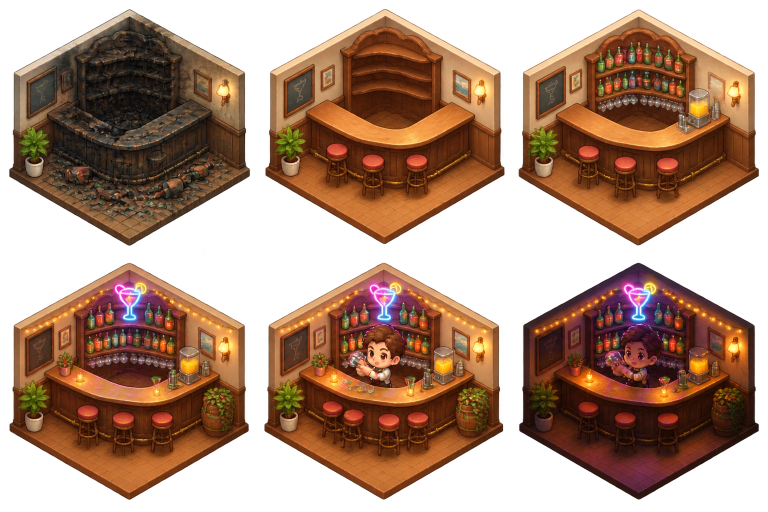
#> input picture art-src/area_bar.png, 1536 x 1024 px, given in place of items_bread.png, which was not available (shown at 1/2 size)
$ python pack_art.py
#> lines starting #> are read from the running program, lines starting #| are printed output that depends on the picture; after the words box and inside, x2 and y2 are one past the last pixel; in counts of white or black regions, pixels touching at a corner belong together
"""把 art-src/ 里的雪碧图整理进工程：缩放、256 色量化压缩、按网格算出每格的紧贴矩形，
写到 assets/resources/art/（12 张 png + atlas.json）。

用法：python tools/pack_art.py   （需要 Pillow：pip install pillow）
换图：把新的雪碧图按同名放进 art-src/，格数和顺序见下面 SHEETS，再跑一次即可；
      改完后在编辑器里刷新资源（或 GET http://127.0.0.1:7457/refresh）。

雪碧图约定（gpt-image-2 出图时的提示词也是这么写的）：
  物品链  items_*        4 列 × 2 行，顺序 = 1~7 级 + 生成器，透明底
  区域    area_*         3 列 × 2 行，顺序 = 装修状态 0~5（多出来的格子不用）
  剧情角色 chars_story    2 × 2，顺序见 SHEETS
  顾客    chars_customers 3 × 2，顺序要和 GameConfig.ORDER.customers 一致
  UI      ui_panels 3 × 2（面板/卡片/木托盘/空格/按钮底/纸面板，运行时九宫格拉伸）；ui_icons 4 × 2；bg_wallpaper 整张
"""
import json
import os
from PIL import Image

HERE = os.path.dirname(os.path.abspath(__file__))
SRC = os.path.join(HERE, "..", "art-src")
DST = os.path.join(HERE, "..", "assets", "resources", "art")
os.makedirs(DST, exist_ok=True)

# name -> (cols, rows, scale, keys in reading order)
LEVELS = ["1", "2", "3", "4", "5", "6", "7", "gen"]
STATES = ["0", "1", "2", "3", "4", "5"]
SHEETS = {
    "items_bread": (4, 2, 0.5, LEVELS),
    "items_drink": (4, 2, 0.5, LEVELS),
    "items_veg": (4, 2, 0.5, LEVELS),
    "items_meat": (4, 2, 0.5, LEVELS),
    "items_dessert": (4, 2, 0.5, LEVELS),
    "items_coffee": (4, 2, 0.5, LEVELS),
    "area_facade": (3, 2, 0.75, STATES),
    "area_hall": (3, 2, 0.75, STATES),
    "area_kitchen": (3, 2, 0.75, STATES),
    "area_bar": (3, 2, 0.75, STATES),
    "area_garden": (3, 2, 0.75, STATES),
    # 第二章
    "area_terrace": (3, 2, 0.75, STATES),
    "area_coffee": (3, 2, 0.75, STATES),
    "area_kids": (3, 2, 0.75, STATES),
    "area_delivery": (3, 2, 0.75, STATES),
    "area_room": (3, 2, 0.75, STATES),
    "chars_story": (2, 2, 0.5, ["小美", "隔壁老王", "工人师傅", "美食博主"]),
    "chars_customers": (3, 2, 0.5, ["阿强", "王阿姨", "李老板", "豆豆", "张教授", "外卖小哥"]),
    # UI：九宫格面板 3×2、图标 4×2、整张壁纸 1×1
    "ui_panels": (3, 2, 0.6, ["panel", "card", "tray", "slot", "button", "paper"]),
    "ui_icons": (4, 2, 0.5, ["coin", "energy", "star", "lock", "check", "tools", "heart", "arrow"]),
    "bg_wallpaper": (1, 1, 0.75, ["bg"]),
}

atlas = {"sheets": {}}
total = 0
for name, (cols, rows, scale, keys) in SHEETS.items():
    im = Image.open(os.path.join(SRC, name + ".png")).convert("RGBA")
#> im is the input picture: PIL image 1536x1024 RGBA; mean R, G, B, A 114.5, 70.7, 43.2, 153.6
    if scale != 1:
        im = im.resize((round(im.width * scale), round(im.height * scale)), Image.LANCZOS)
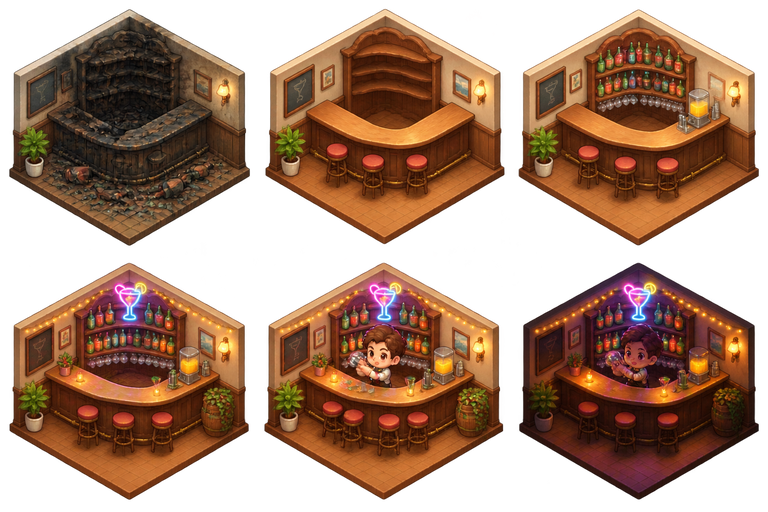
#> im: PIL image 768x512 RGBA; mean R, G, B, A 76.6, 45.3, 26.7, 153.6; transparent parts drawn white
    W, H = im.size
#> W = 768; H = 512
    cw, ch = W / cols, H / rows
#> cw = 192; ch = 256
    alpha = im.getchannel("A").point(lambda a: 255 if a > 24 else 0)
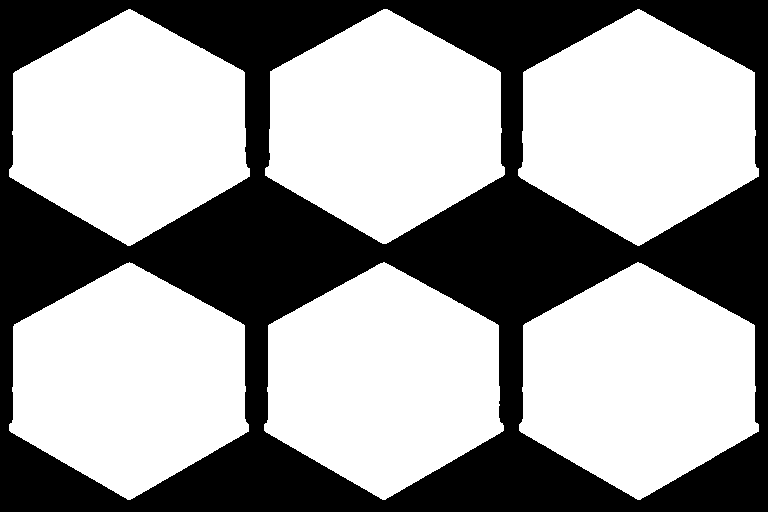
#> alpha: PIL image 768x512 L; 61.4% white; 1 black region, box (x1, y1, x2, y2) and area: (0, 0, 768, 512) 151924
    frames = {}
    for i, key in enumerate(keys):
        cx, cy = i % cols, i // cols
        x0, y0 = round(cx * cw), round(cy * ch)
        x1, y1 = round((cx + 1) * cw), round((cy + 1) * ch)
        bbox = alpha.crop((x0, y0, x1, y1)).getbbox()
        if not bbox:
            print(f"  ! {name}[{key}] 空格子")
            continue
        pad = 2
        bx0 = max(x0, x0 + bbox[0] - pad)
        by0 = max(y0, y0 + bbox[1] - pad)
        bx1 = min(x1, x0 + bbox[2] + pad)
        by1 = min(y1, y0 + bbox[3] + pad)
        frames[key] = [bx0, by0, bx1 - bx0, by1 - by0]
#> this loop made 8 passes
#> (bbox, bx0, by0, bx1, by1) on passes 1 to 8: ((9, 9, 192, 246), 7, 7, 192, 248), ((0, 9, 192, 244), 192, 7, 384, 246), ((0, 9, 192, 244), 384, 7, 576, 246), ((0, 9, 183, 246), 576, 7, 761, 248), ((9, 6, 192, 244), 7, 260, 192, 502), ((0, 6, 192, 244), 192, 260, 384, 502), ((0, 6, 192, 244), 384, 260, 576, 502), ((0, 6, 183, 244), 576, 260, 761, 502)
#> after the loop, frames = {'1': [7, 7, 185, 241], '2': [192, 7, 192, 239], '3': [384, 7, 192, 239], '4': [576, 7, 185, 241], '5': [7, 260, 185, 242], '6': [192, 260, 192, 242], '7': [384, 260, 192, 242], 'gen': [576, 260, 185, 242]}
    # 量化成 256 色调色板 PNG，体积降 60-70%，透明保留
    q = im.quantize(colors=256, method=Image.Quantize.FASTOCTREE, dither=Image.Dither.FLOYDSTEINBERG)
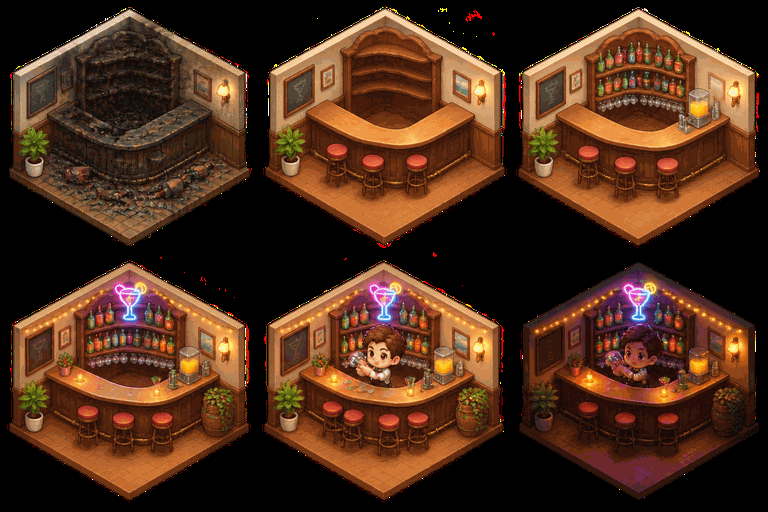
#> q: PIL image 768x512 P; mean R, G, B 76.3, 45, 26.4
    out = os.path.join(DST, name + ".png")
    q.save(out, optimize=True)
    size = os.path.getsize(out)
    total += size
    atlas["sheets"][name] = {"w": W, "h": H, "frames": frames}
    print(f"{name}: {W}x{H} {len(frames)} 格 {size / 1024:.0f} KB")
#| items_bread: 768x512 8 格 115 KB
#> pass 2 of the loop `for name, (cols, rows, scale, keys) in SHEETS.items():`:
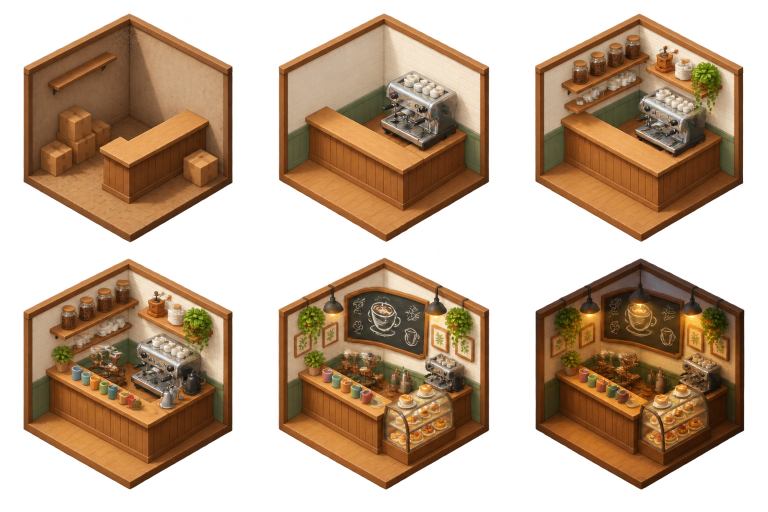
#> input picture art-src/area_coffee.png, 1536 x 1024 px, given in place of items_drink.png, which was not available (shown at 1/2 size)
#> im is the input picture: PIL image 1536x1024 RGBA; mean R, G, B, A 121.9, 81.8, 46.8, 140
#> im: PIL image 768x512 RGBA
#> `alpha = im.getchannel("A").point(lambda a: 255 if a > 24 else 0)`:
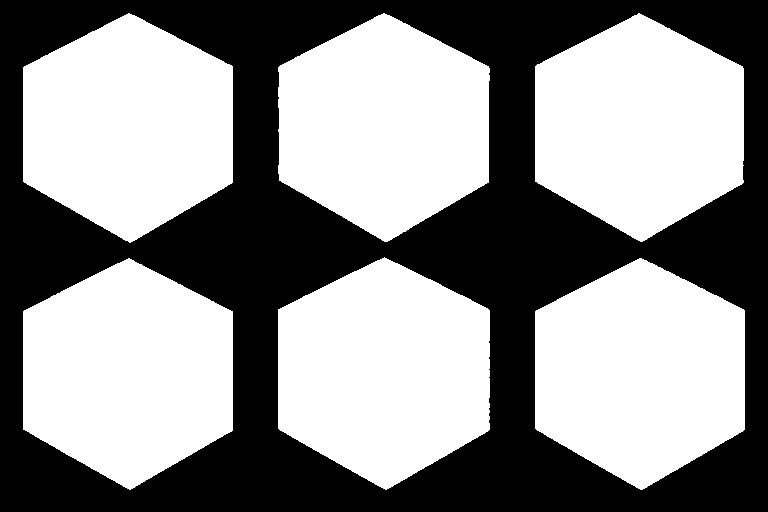
#> alpha: PIL image 768x512 L; 56% white; 1 black region, box (x1, y1, x2, y2) and area: (0, 0, 768, 512) 173114
#> the loop `for i, key in enumerate(keys):` made 8 passes
#> (bbox, bx0, by0, bx1, by1) on passes 1 to 8: ((23, 13, 192, 243), 21, 11, 192, 245), ((0, 13, 192, 241), 192, 11, 384, 243), ((0, 13, 192, 242), 384, 11, 576, 244), ((0, 13, 168, 242), 576, 11, 746, 244), ((23, 2, 192, 234), 21, 256, 192, 492), ((0, 2, 192, 233), 192, 256, 384, 491), ((0, 1, 192, 234), 384, 256, 576, 492), ((0, 2, 169, 234), 576, 256, 747, 492)
#> after the loop `for i, key in enumerate(keys):`: frames = {'1': [21, 11, 171, 234], '2': [192, 11, 192, 232], '3': [384, 11, 192, 233], '4': [576, 11, 170, 233], '5': [21, 256, 171, 236], '6': [192, 256, 192, 235], '7': [384, 256, 192, 236], 'gen': [576, 256, 171, 236]}
#> `q = im.quantize(colors=256, method=Image.Quantize.FASTOCTREE, dither=I..`:
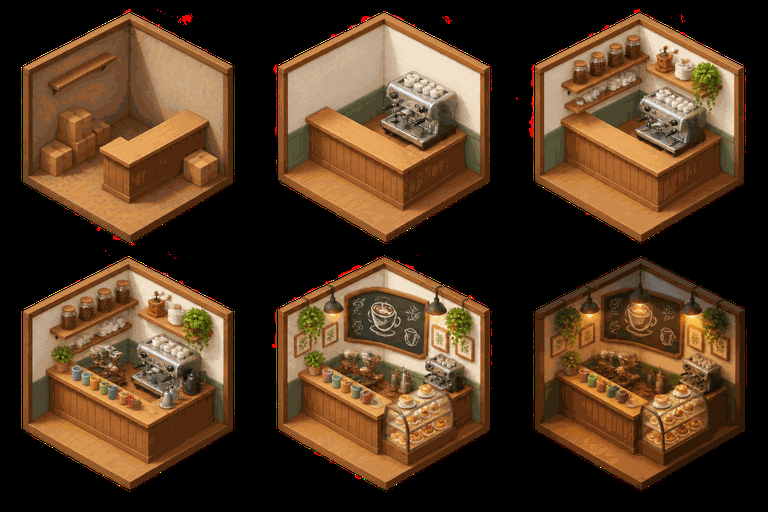
#> q: PIL image 768x512 P; mean R, G, B 80.8, 56.1, 33.7
#| items_drink: 768x512 8 格 96 KB
#> (the run stopped early here; a loop or call above may not have finished)
